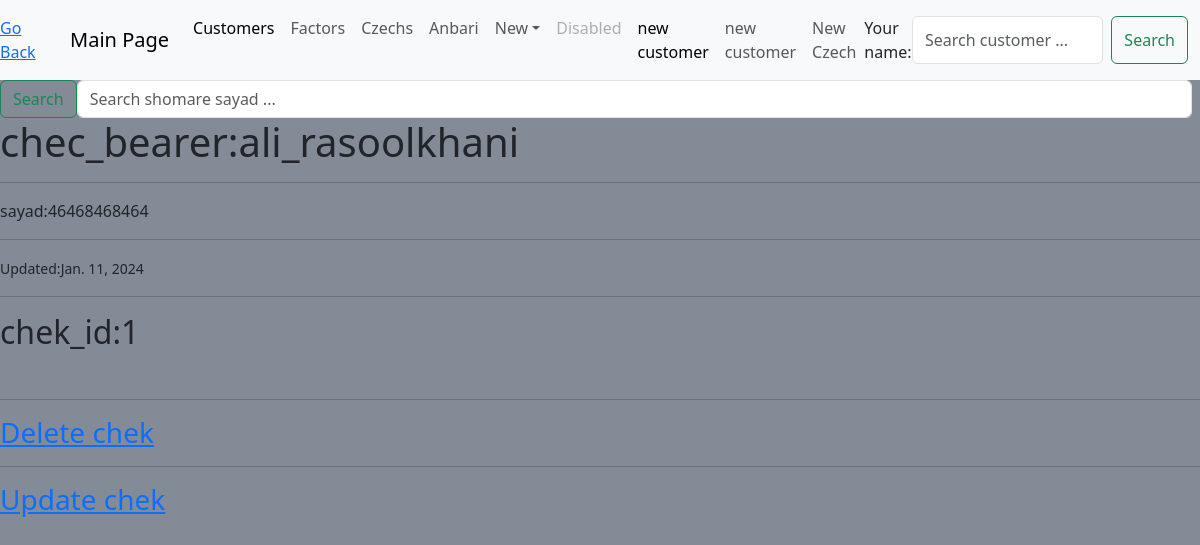
Page /chek/profile/1 on the committed database.
### chek0/models.py (models this page shows, shortened)
class Czech(models.Model):
    chec_bearer = models.ForeignKey(Client, null=True, on_delete=models.SET_NULL)
    check_book = models.IntegerField(unique=True)
    sayad = models.CharField(max_length=16, unique=True)
    dueـdate = models.CharField(max_length=15)
    amount = models.CharField(max_length=20)
    national_code = models.CharField(max_length=20, unique=True)
    destination = models.CharField(max_length=100, null=True, blank=True)
    dueـdate = models.DateField(auto_now_add=True)
    updated = models.DateField(auto_now=True)
    holder = models.CharField(max_length=100, null=True, blank=True)
    class RegistereChoice(models.TextChoices):
        Yes = 'yes'
        No = 'no'
    is_registered = models.CharField(max_length=16, choices =RegistereChoice, default=RegistereChoice.No)
    class Meta:
        ordering = ['-check_book', ]
    check_photo = models.ImageField( blank=True, null=True, upload_to="chekha")

### customer0/models.py (models this page shows, shortened)
class Client(models.Model):
    name = models.CharField(max_length=50, unique=True)
    national_code = models.CharField(max_length=16, blank =True, null = True, unique=True)
    phonr_number = models.CharField(max_length=16, unique=True)
    address = models.TextField()
    creditـlimit = models.CharField(max_length=16)
    class Meta:
        ordering = ['name', ]
        verbose_name_plural = "Clients"
    def __str__(self) -> str:
        return self.name[0:50]

### chek0/views.py (the view)
# urls.py: path('profile/<int:id>', views.chek_profile, name='profile'),
def chek_profile(request, id):
    chek = get_object_or_404(Czech, id=id)
    content = {'chek':chek}
    return render(request, 'chek0/profile.html', content)

### chek0/templates/chek0/profile.html (shortened to what this page needs)
{% extends 'main.html' %}
{% block content %}
<h1> chec_bearer:{{chek.chec_bearer}}</h1>
<hr>
<div>
    <p> sayad:{{chek.sayad}}</p>
</div>
<hr>
<small> Updated:{{chek.updated}}</small>
<hr>
<h2> chek_id:{{chek.id}}</h2> <br>
<hr>
<h3>
<a href = "{% url 'chek:delete'  chek.id %}"> Delete chek </a> <br><hr>
<a href="{% url 'chek:update' chek.id %}"> Update chek</a> <br>
</h3>
{% endblock content %}

### rows in the picture
Czech: chec_bearer "ali_rasoolkhani", sayad "46468468464", updated "Jan. 11, 2024", id "1"
